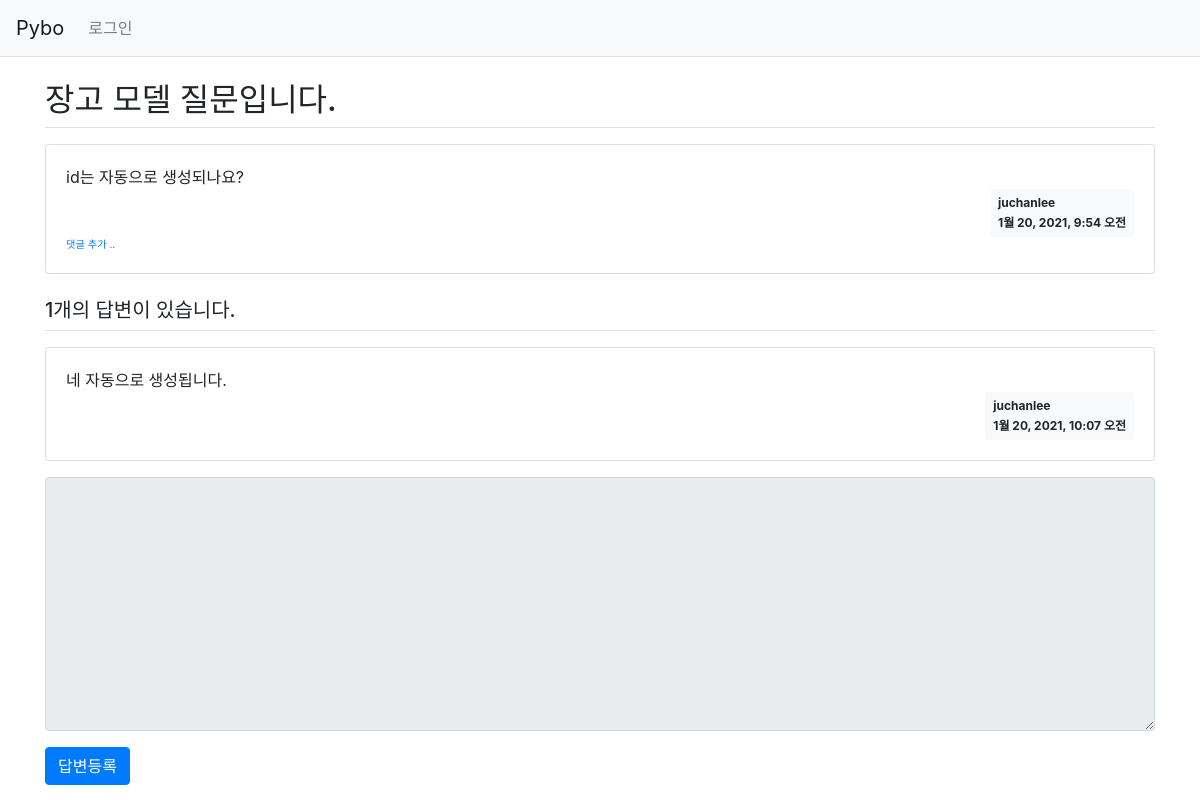
Page /pybo/3/ on the committed database.
### pybo/models.py (models this page shows, shortened)
class Question(models.Model):
    subject = models.CharField(max_length=200)
    content = models.TextField()
    create_date = models.DateTimeField()
    author = models.ForeignKey(User, on_delete=models.CASCADE, null = True)
    model_date = models.DateTimeField(null=True, blank = True)

class Answer(models.Model):
    question = models.ForeignKey(Question, on_delete=models.CASCADE)
    content = models.TextField()
    create_date = models.DateTimeField()
    author = models.ForeignKey(User, on_delete=models.CASCADE, null = True)
    modify_date = models.DateTimeField(null=True, blank=True)

### pybo/views.py (the view)
# urls.py: path('<int:question_id>/',views.detail, name = 'detail'),
def detail(request, question_id):
    question = get_object_or_404(Question, pk = question_id)
    context = {'question': question}
    return render(request, 'pybo/question_detail.html', context)

### templates/pybo/question_detail.html (shortened to what this page needs)
{% extends 'base.html' %}
{% block content %}
<div class="container my-3">
    <h2 class="border-bottom py-2">{{ question.subject }}</h2>
    <div class="card my-3">
        <div class="card-body">
            <div class="card-text" style="white-space: pre-line;">{{ question.content }}</div>
            <div class="d-flex justify-content-end">
                <div class="badge badge-light p-2 text-left">
                    <div class="mb-2">{{ question.author.username }}</div>
                    <div>{{ question.create_date }}</div>
                </div>
            </div>
            <div>
                <a href="{% url 'pybo:comment_create_question' question.id  %}"
                   class="small"><small>댓글 추가 ..</small></a>
            </div>
        </div>
    </div>
    <h5 class="border-bottom my-3 py-2">{{question.answer_set.count}}개의 답변이 있습니다.</h5>
    {% for answer in question.answer_set.all %}
    <div class="card my-3">
        <div class="card-body">
            <div class="card-text" style="white-space: pre-line;">{{ answer.content }}</div>
            <div class="d-flex justify-content-end">
                <div class="badge badge-light p-2 text-left">
                    <div class="mb-2">{{ answer.author.username }}</div>
                    <div>{{ answer.create_date }}</div>
                </div>
            </div>
        </div>
    </div>
    {% endfor %}
    <form action="{% url 'pybo:answer_create' question.id %}" method="post" class="my-3">
        <div class="form-group">
             <textarea {% if not user.is_authenticated %}disabled{% endif %}
              name="content" id="content" class="form-control" rows="10"></textarea>
        </div>
        <input type="submit" value="답변등록" class="btn btn-primary">
    </form>
</div>
{% endblock %}

### rows in the picture
Question: subject "장고 모델 질문입니다.", content "id는 자동으로 생성되나요?", author.username "juchanlee", create_date "1월 20, 2021, 9:54 오전", answer_set.count "1"
Answer: content "네 자동으로 생성됩니다.", author.username "juchanlee", create_date "1월 20, 2021, 10:07 오전"
